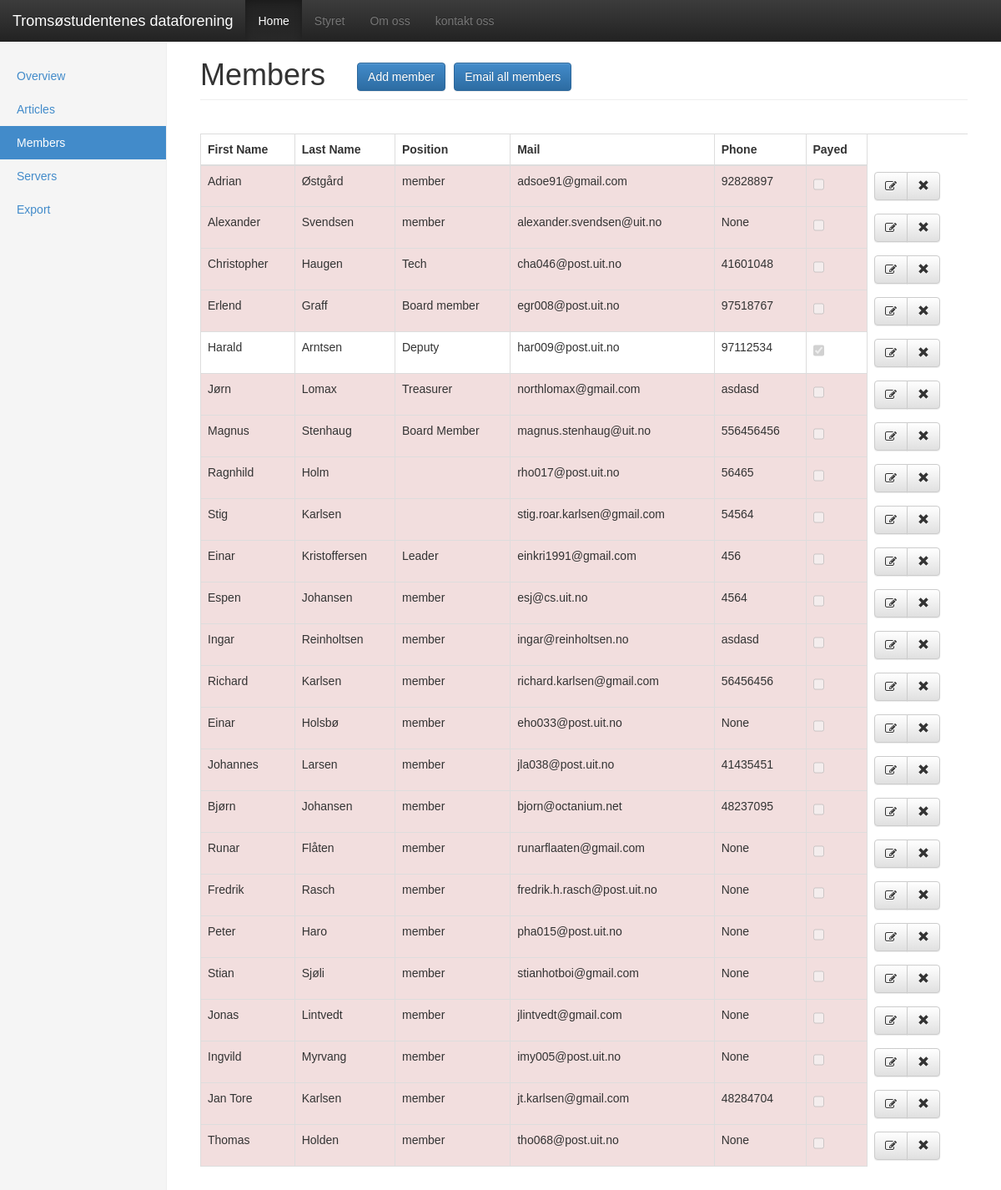
Before: /dashboard/members.html with the older database file.
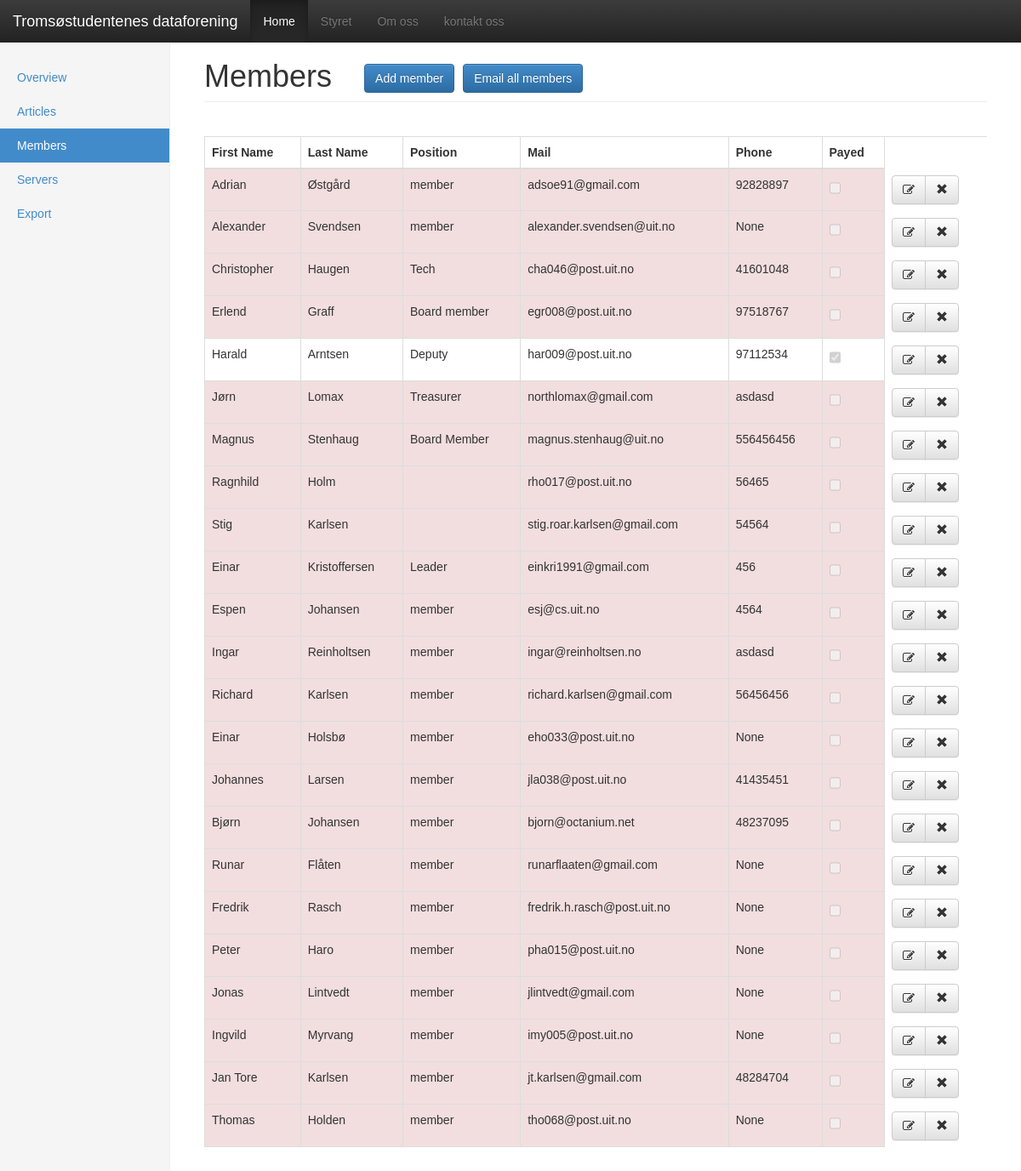
After: the same page with the newer database file.
### main.py (models this page shows)
class Members(db.Model):
    uid = db.Column(db.Integer, primary_key=True)
    first_name = db.Column(db.String(15), nullable=False)
    last_name = db.Column(db.String(15), nullable=False)
    position = db.Column(db.String(20), nullable=False)
    phone = db.Column(db.String(15), nullable=True, default=None)
    mail = db.Column(db.String(30), nullable=False)
    payed = db.Column(db.Boolean, nullable=False, default=False)
    servers = db.relationship(Servers, lazy=True, backref="owner")

### main.py (the view)
@app.route("/dashboard/members.html")
def members():
    members = Members.query.all()
    return render_template("dashboard/members.html", members=members)

### main.py (called while the page is built, shortened)
@app.before_request
def ajax_only_local():
    print("before request")

### templates/dashboard/members.html (shortened to what this page needs)
{% extends "dashboard/base.html" %}
{% block content %}
<div class="container-fluid">
    <div class="row">
        {% include "snippets/dashboard_sidebar.html" %}
        <div class="col-sm-9 col-sm-offset-3 col-md-10 col-md-offset-2 main">
        <h1 class="page-header">Members &ensp;
            <a href="#newMemberModal" role="button" data-toggle="modal" class="btn btn-primary" id="addMemberBtn">Add member</a>
             <a href="mailto:{% for member in members %}{{ member.mail }},{% endfor %}" role="button" class="btn btn-primary">Email all members</a>
        </h1>
            <table id="membersTable" class="table table-bordered table-responsive table-dashboard">
                <thead>
                    <tr>
                        <th data-sort="string">First Name </i> </th>
                        <th data-sort="string">Last Name </th>
                        <th data-sort="string">Position</th>
                        <th data-sort="string">Mail</th>
                        <th data-sort="int">Phone</th>
                        <th>Payed</th>
                    </tr>
                </thead>
                <tbody>
                {%  for member in members %}
                    <tr id="{{ member.uid }}"{% if member.payed == 0 %} class="danger" {% endif %}>
                        <td name="first_name" id="first_name">{{ member.first_name }}</td>
                        <td name="last_name" id="last_name">{{ member.last_name }}</td>
                        <td name="position" id="position">{{ member.position }}</td>
                        <td name="mail" id="mail">{{ member.mail }}</td>
                        <td name="phone" id="phone">{{ member.phone }}</td>
                        <td name="payed" id="payed"><input  class="checkbox" type="checkbox" {% if member.payed %} checked{% endif %} disabled> </td>
                        <td id="table-icons">
                           <div class="btn-group">
                                <button type="button" class="btn btn-default edit-button">
                                    <span class="fa fa-edit"></span>
                                </button>
                                <button  type="button" class="btn btn-default delete-button">
                                    <span  class="glyphicon glyphicon-remove"></span>
                                </button>
                            </div>
                        </td>
                    </tr>
                {% endfor %}
                </tbody>
            </table>
        </div>
    </div>
{% endblock %}

Changed rows visible on the page:
removed Members: first_name "Stian", last_name "Sjøli", position "member", mail "stianhotboi@gmail.com", phone "None"
